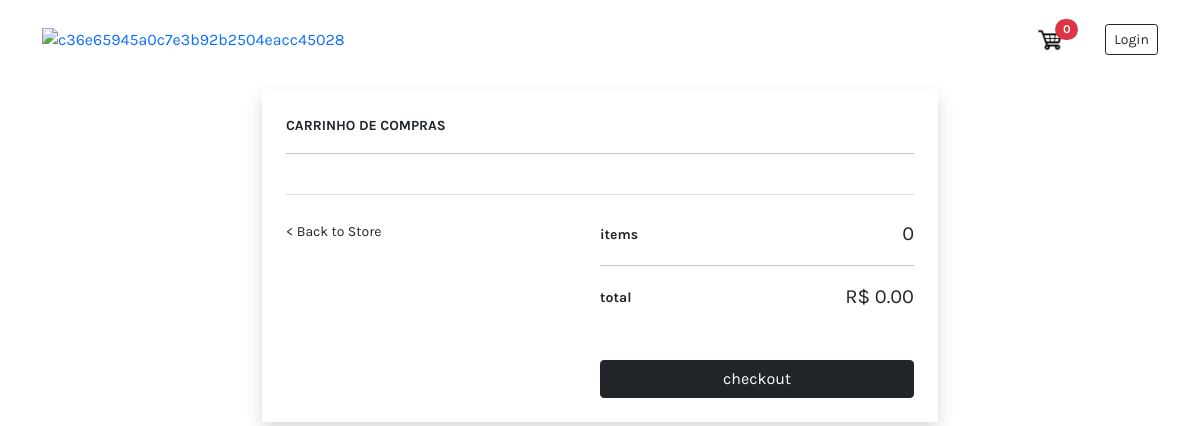
Before: /cart (signed in) with the older database file.
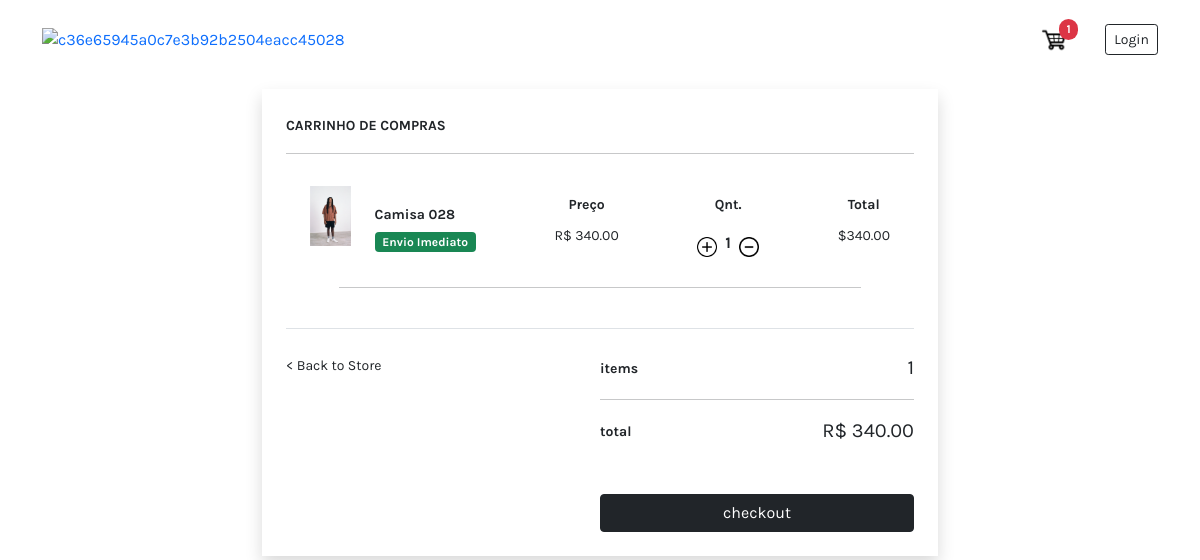
After: the same page with the newer database file.
### store/models.py (models this page shows, shortened)
class Order(models.Model):
    customer = models.ForeignKey(Customer, on_delete=models.SET_NULL, blank=True, null=True)
    created_at = models.DateField(auto_now_add=True)
    complete = models.BooleanField(default=False)
    transaction_id = models.CharField(max_length=10, null=True)
    @property
    def get_cart_total(self):
        orderitems = self.orderitem_set.all()
        total = sum([item.get_total for item in orderitems])
        return total
    @property
    def get_cart_items(self):
        orderitems = self.orderitem_set.all()
        total = sum([item.quantity for item in orderitems])
        return total

class OrderItem(models.Model):
    product = models.ForeignKey(Product, on_delete=models.SET_NULL, null=True)
    order = models.ForeignKey(Order, on_delete=models.SET_NULL, null=True)
    quantity = models.IntegerField(default=0, null=True, blank=True)
    created_at = models.DateTimeField(auto_now_add=True)
    def __str__(self):
        return self.product.name
    @property
    def get_total(self):
        total = self.product.price * self.quantity
        return total

class Product(models.Model):
    product_code = models.CharField(max_length=5, unique=True)
    name = models.CharField(max_length=30, null=False)
    price = models.DecimalField(max_digits=7,decimal_places=2)
    image = models.ImageField(null=True, blank=True)
    description = models.TextField(null=True, blank=True, max_length=200)
    @property
    def imageURL(self):
        try:
            url = self.image.url
        except:
            url = ''
        return url

### store/views.py (the view)
# urls.py: path('cart', views.cart, name='cart'),
def cart(request):
    if request.user.is_authenticated:
        customer = request.user.customer
        order, created = Order.objects.get_or_create(customer=customer, complete=False)
        items = order.orderitem_set.all()
        cartItems = order.get_cart_items
        print(items)
    else:
        cookieData = cookieCart(request)
        cartItems = cookieData['cartItems']
        order = cookieData['order']
        items = cookieData['items']
        print(items)
    context = {
        'items': items,
        'order': order,
        'cartItems': cartItems
    }
    return render(request, 'store/cart.html', context)

### store/templates/store/cart.html
{% extends 'store/main.html' %}
{% load static %}
{% block content %}
<div class="container mt-4" style="min-width: 420px; max-width: 700px;">
  <div class="mx-auto px-4 py-4 shadow">
    <small class="fw-bold">CARRINHO DE COMPRAS</small>
    <hr>
    <div class="px-4" style="max-height: 350px; overflow: auto;">
    {% for item in items %}
      <div class="d-flex w-100 my-3 justify-content-between">
        <div class="d-flex">
          <img src="{{ item.product.imageURL }}" alt="" style="height: 60px;">
          <div class="ms-4 align-items-center my-auto">
            <small class="d-block fw-bold mb-1">{{item.product.name}}</small>
            <span class="badge bg-success">Envio Imediato</span>
          </div>
        </div>
        <div class="text-center">
          <small class="d-block my-2 fw-bold">Preço</small>
          <small>R$ {{item.product.price|floatformat:2}}</small>
        </div>
        <div class="text-center">
          <small class="d-block my-2 fw-bold">Qnt.</small>
          <div class="d-flex my-auto">
            <img data-product="{{item.product.id}}" data-action="add" style="height: 20px; cursor:pointer;" class="my-auto chg-quantity update-cart"
              src="{% static  'images/plus.png' %}">
            <p class="pt-2 mx-2 fw-bold">{{item.quantity}}</p>
            <img data-product="{{item.product.id}}" data-action="remove" style="height: 20px; cursor:pointer;"
              class="my-auto chg-quantity update-cart" src="{% static  'images/minus.png' %}">
          </div>
        </div>
        <div class="text-center">
          <small class="d-block my-2 fw-bold">Total</small>
          <small>${{item.get_total}}</small>
        </div>
      </div>
      <hr class="mx-auto" style="width: 90%;">
    {% endfor %}
    </div>
    <div class="d-flex w-100 border-top mt-4 pt-4">
      <a class="w-100 text-reset" href="{% url 'store' %}">
        <small>< Back to Store</small>
      </a>
      <div class="w-100">
        <div class="d-flex w-100 justify-content-between">
          <small class="fw-bold my-auto">items</small>
          <small class="fs-5">{{order.get_cart_items}}</small>
        </div>
        <hr>
        <div class="d-flex justify-content-between">
          <small class="fw-bold my-auto">total</small>
          <small class="fs-5">R$ {{order.get_cart_total|floatformat:2}}</small>
        </div>
        <a href="{% url 'checkout' %}">
          <button class="btn btn-dark w-100 mt-5">checkout</button>
        </a>
      </div>
    </div>
  </div>
</div>
{% endblock content %}

Changed rows visible on the page:
added OrderItem: product.imageURL (picture), product.name "Camisa 028", product.price "340.00", quantity "1", get_total "340.00"
computed for Order: get_cart_items "0" → "1"; get_cart_total "0.00" → "340.00"
Other visible differences:
{{ cartItems }}: "0" → "1"
